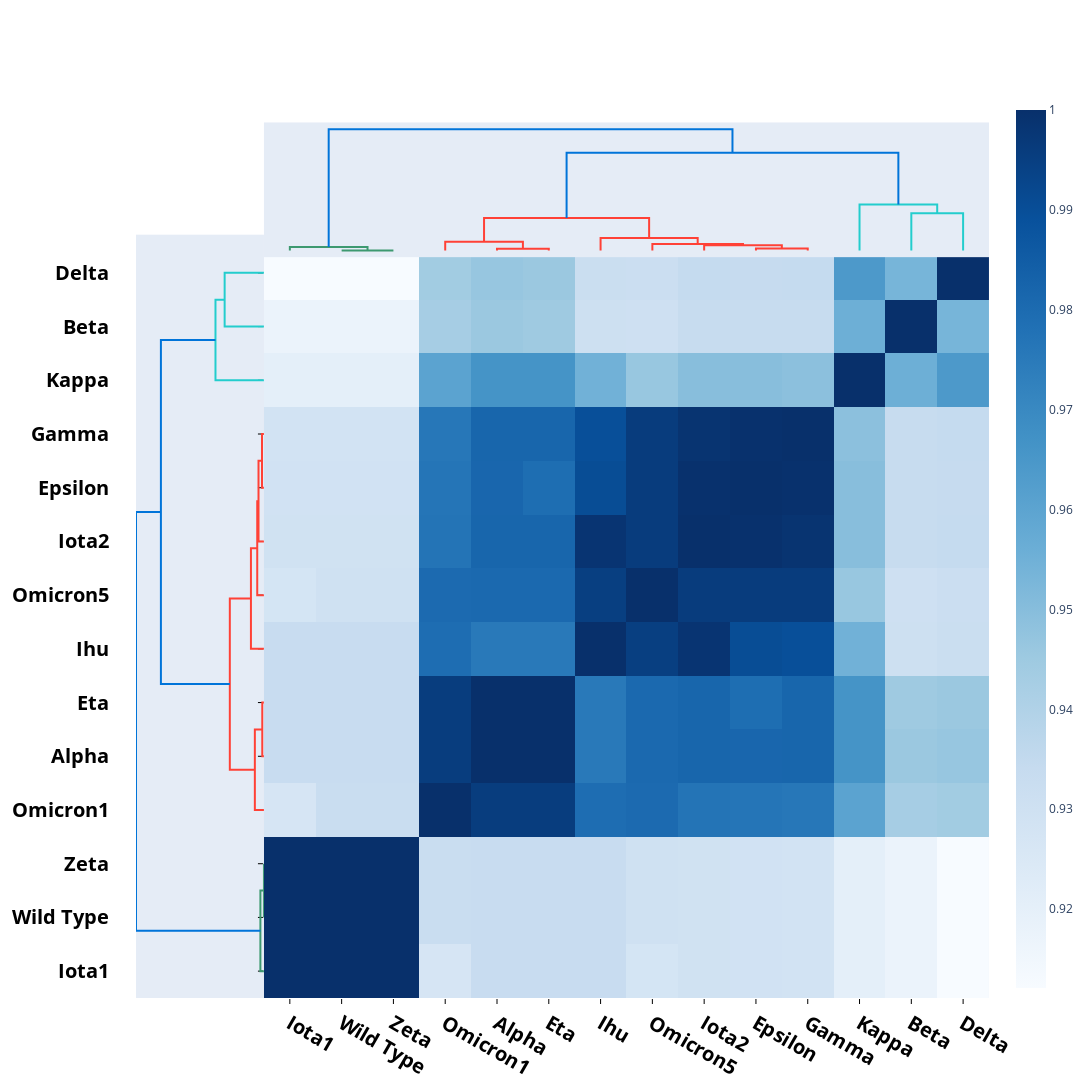

Here is the notebook cell this chart was saved with:
### Code cell
#plot contact sim 
import plotly.figure_factory as ff
from scipy.spatial.distance import pdist, squareform
from plotly import graph_objects as go 
ticksuffix = "                             "
# Initialize figure by creating upper dendrogram

fig = ff.create_dendrogram(array, orientation='bottom', labels=labels)
for i in range(len(fig['data'])):
    fig['data'][i]['yaxis'] = 'y2'

# Create Side Dendrogram
dendro_side = ff.create_dendrogram(array, orientation='right')
for i in range(len(dendro_side['data'])):
    dendro_side['data'][i]['xaxis'] = 'x2'
    
# Add Side Dendrogram Data to Figure
for data in dendro_side['data']:
    fig.add_trace(data)

# Create Heatmap
dendro_leaves = dendro_side['layout']['yaxis']['ticktext']
dendro_leaves = list(map(int, dendro_leaves))
data_dist = [1-array[i, j] for i in range(array.shape[0]) for j in range(array.shape[1]) if i > j]  #pdist(contacts_sim)
heat_data = array #squareform(data_dist)
heat_data = heat_data[dendro_leaves,:]
heat_data = heat_data[:,dendro_leaves]

# Create Heatmap
dendro_leaves = dendro_side['layout']['yaxis']['ticktext']
dendro_leaves = list(map(int, dendro_leaves))
data_dist = [1-array[i, j] for i in range(array.shape[0]) for j in range(array.shape[1]) if i > j]  #pdist(contacts_sim)
heat_data = array #squareform(data_dist)
heat_data = heat_data[dendro_leaves,:]
heat_data = heat_data[:,dendro_leaves]

heatmap = [
    go.Heatmap(
        x = dendro_leaves,
        y = dendro_leaves,
        z = heat_data,
        colorscale = 'Blues'
    )
]

heatmap[0]['x'] = fig['layout']['xaxis']['tickvals']
heatmap[0]['y'] = dendro_side['layout']['yaxis']['tickvals']

# Add Heatmap Data to Figure
for data in heatmap:
    fig.add_trace(data)

# Edit Layout
fig.update_layout({'width':width*dpi, 'height':width*dpi,
                         'showlegend':False, 'hovermode': 'closest',
                         })
# Edit xaxis
fig.update_layout(xaxis={'domain': [.15, 1],
                                  'mirror': False,
                                  'showgrid': False,
                                  'showline': False,
                                  'zeroline': False,
                                  'showticklabels': True, 
                                  'tickmode': "array",
                                  'tickvals': np.arange(5, 215, 10),
                                  'ticktext': "<b>"+fig['layout']['xaxis']['ticktext']+"</b>",
                                  'color': 'black',
                                  'tickfont_size': 20
                        })
# Edit xaxis2
fig.update_layout(xaxis2={'domain': [0, .15],
                                   'mirror': False,
                                   'showgrid': False,
                                   'showline': False,
                                   'zeroline': False,
                                   'showticklabels': False,
                                   'ticks':""
                         })

# Edit yaxis
fig.update_layout(yaxis={'domain': [0, .85],
                                  'mirror': False,
                                  'showgrid': False,
                                  'showline': False,
                                  'zeroline': False,
                                  'showticklabels': True, 
                                  'tickmode': "array",
                                  'tickvals': np.arange(5, 215, 10),
                                  'ticktext': "<b>"+fig['layout']['xaxis']['ticktext']+"</b>"+ticksuffix,
                                  'color': 'black',
                                  'tickfont_size': 20
                        })
# Edit yaxis2
fig.update_layout(yaxis2={'domain':[.825, .975],
                                   'mirror': False,
                                   'showgrid': False,
                                   'showline': False,
                                   'zeroline': False,
                                   'showticklabels': False,
                                   'ticks': ""})

# Plot!
fig.show()

#Save
fig.write_image("Figures/TM_Scores/tm_scores.png", engine = "orca", width=width*dpi, height=height*dpi, scale=scale)
fig.write_html("Figures/TM_Scores/tm_scores.html")

### Figure 1 — Plotly figure (JSON) as saved in the notebook; plotly's stock layout.template omitted (floating-point values rounded to 4 significant figures; data arrays with more than 128 entries replaced by an {"elided": "..."} marker saying what was removed)
{"data": [{"hoverinfo": "text", "marker": {"color": "rgb(61,153,112)"}, "mode": "lines", "type": "scatter", "x": [15, 15, 25, 25], "xaxis": "x", "y": [0, 0, 0, 0], "yaxis": "y2"}, {"hoverinfo": "text", "marker": {"color": "rgb(61,153,112)"}, "mode": "lines", "type": "scatter", "x": [5, 5, 20, 20], "xaxis": "x", "y": [0, 0.006057, 0.006057, 0], "yaxis": "y2"}, {"hoverinfo": "text", "marker": {"color": "rgb(255,65,54)"}, "mode": "lines", "type": "scatter", "x": [45, 45, 55, 55], "xaxis": "x", "y": [0, 0.002853, 0.002853, 0], "yaxis": "y2"}, {"hoverinfo": "text", "marker": {"color": "rgb(255,65,54)"}, "mode": "lines", "type": "scatter", "x": [35, 35, 50, 50], "xaxis": "x", "y": [0, 0.01552, 0.01552, 0.002853], "yaxis": "y2"}, {"hoverinfo": "text", "marker": {"color": "rgb(255,65,54)"}, "mode": "lines", "type": "scatter", "x": [95, 95, 105, 105], "xaxis": "x", "y": [0, 0.003279, 0.003279, 0], "yaxis": "y2"}, {"hoverinfo": "text", "marker": {"color": "rgb(255,65,54)"}, "mode": "lines", "type": "scatter", "x": [85, 85, 100, 100], "xaxis": "x", "y": [0, 0.009275, 0.009275, 0.003279], "yaxis": "y2"}, {"hoverinfo": "text", "marker": {"color": "rgb(255,65,54)"}, "mode": "lines", "type": "scatter", "x": [75, 75, 92.5, 92.5], "xaxis": "x", "y": [0, 0.01145, 0.01145, 0.009275], "yaxis": "y2"}, {"hoverinfo": "text", "marker": {"color": "rgb(255,65,54)"}, "mode": "lines", "type": "scatter", "x": [65, 65, 83.75, 83.75], "xaxis": "x", "y": [0, 0.0222, 0.0222, 0.01145], "yaxis": "y2"}, {"hoverinfo": "text", "marker": {"color": "rgb(255,65,54)"}, "mode": "lines", "type": "scatter", "x": [42.5, 42.5, 74.38, 74.38], "xaxis": "x", "y": [0.01552, 0.0582, 0.0582, 0.0222], "yaxis": "y2"}, {"hoverinfo": "text", "marker": {"color": "rgb(35,205,205)"}, "mode": "lines", "type": "scatter", "x": [125, 125, 135, 135], "xaxis": "x", "y": [0, 0.06704, 0.06704, 0], "yaxis": "y2"}, {"hoverinfo": "text", "marker": {"color": "rgb(35,205,205)"}, "mode": "lines", "type": "scatter", "x": [115, 115, 130, 130], "xaxis": "x", "y": [0, 0.08264, 0.08264, 0.06704], "yaxis": "y2"}, {"hoverinfo": "text", "marker": {"color": "rgb(0,116,217)"}, "mode": "lines", "type": "scatter", "x": [58.44, 58.44, 122.5, 122.5], "xaxis": "x", "y": [0.0582, 0.1757, 0.1757, 0.08264], "yaxis": "y2"}, {"hoverinfo": "text", "marker": {"color": "rgb(0,116,217)"}, "mode": "lines", "type": "scatter", "x": [12.5, 12.5, 90.47, 90.47], "xaxis": "x", "y": [0.006057, 0.2182, 0.2182, 0.1757], "yaxis": "y2"}, {"hoverinfo": "text", "marker": {"color": "rgb(61,153,112)"}, "mode": "lines", "type": "scatter", "x": [0, 0, 0, 0], "xaxis": "x2", "y": [15, 15, 25, 25], "yaxis": "y"}, {"hoverinfo": "text", "marker": {"color": "rgb(61,153,112)"}, "mode": "lines", "type": "scatter", "x": [0, -0.006057, -0.006057, 0], "xaxis": "x2", "y": [5, 5, 20, 20], "yaxis": "y"}, {"hoverinfo": "text", "marker": {"color": "rgb(255,65,54)"}, "mode": "lines", "type": "scatter", "x": [0, -0.002853, -0.002853, 0], "xaxis": "x2", "y": [45, 45, 55, 55], "yaxis": "y"}, {"hoverinfo": "text", "marker": {"color": "rgb(255,65,54)"}, "mode": "lines", "type": "scatter", "x": [0, -0.01552, -0.01552, -0.002853], "xaxis": "x2", "y": [35, 35, 50, 50], "yaxis": "y"}, {"hoverinfo": "text", "marker": {"color": "rgb(255,65,54)"}, "mode": "lines", "type": "scatter", "x": [0, -0.003279, -0.003279, 0], "xaxis": "x2", "y": [95, 95, 105, 105], "yaxis": "y"}, {"hoverinfo": "text", "marker": {"color": "rgb(255,65,54)"}, "mode": "lines", "type": "scatter", "x": [0, -0.009275, -0.009275, -0.003279], "xaxis": "x2", "y": [85, 85, 100, 100], "yaxis": "y"}, {"hoverinfo": "text", "marker": {"color": "rgb(255,65,54)"}, "mode": "lines", "type": "scatter", "x": [0, -0.01145, -0.01145, -0.009275], "xaxis": "x2", "y": [75, 75, 92.5, 92.5], "yaxis": "y"}, {"hoverinfo": "text", "marker": {"color": "rgb(255,65,54)"}, "mode": "lines", "type": "scatter", "x": [0, -0.0222, -0.0222, -0.01145], "xaxis": "x2", "y": [65, 65, 83.75, 83.75], "yaxis": "y"}, {"hoverinfo": "text", "marker": {"color": "rgb(255,65,54)"}, "mode": "lines", "type": "scatter", "x": [-0.01552, -0.0582, -0.0582, -0.0222], "xaxis": "x2", "y": [42.5, 42.5, 74.38, 74.38], "yaxis": "y"}, {"hoverinfo": "text", "marker": {"color": "rgb(35,205,205)"}, "mode": "lines", "type": "scatter", "x": [0, -0.06704, -0.06704, 0], "xaxis": "x2", "y": [125, 125, 135, 135], "yaxis": "y"}, {"hoverinfo": "text", "marker": {"color": "rgb(35,205,205)"}, "mode": "lines", "type": "scatter", "x": [0, -0.08264, -0.08264, -0.06704], "xaxis": "x2", "y": [115, 115, 130, 130], "yaxis": "y"}, {"hoverinfo": "text", "marker": {"color": "rgb(0,116,217)"}, "mode": "lines", "type": "scatter", "x": [-0.0582, -0.1757, -0.1757, -0.08264], "xaxis": "x2", "y": [58.44, 58.44, 122.5, 122.5], "yaxis": "y"}, {"hoverinfo": "text", "marker": {"color": "rgb(0,116,217)"}, "mode": "lines", "type": "scatter", "x": [-0.006057, -0.2182, -0.2182, -0.1757], "xaxis": "x2", "y": [12.5, 12.5, 90.47, 90.47], "yaxis": "y"}, {"colorscale": [[0, "rgb(247,251,255)"], [0.125, "rgb(222,235,247)"], [0.25, "rgb(198,219,239)"], [0.375, "rgb(158,202,225)"], [0.5, "rgb(107,174,214)"], [0.625, "rgb(66,146,198)"], [0.75, "rgb(33,113,181)"], [0.875, "rgb(8,81,156)"], [1, "rgb(8,48,107)"]], "type": "heatmap", "x": [5, 15, 25, 35, 45, 55, 65, 75, 85, 95, 105, 115, 125, 135], "y": [5, 15, 25, 35, 45, 55, 65, 75, 85, 95, 105, 115, 125, 135], "z": {"elided": "14x14 float values"}}], "layout": {"autosize": false, "height": 1200, "hovermode": "closest", "showlegend": false, "width": 1200, "xaxis": {"autorange": true, "color": "black", "domain": [0.15, 1], "mirror": false, "range": [0, 140], "rangemode": "tozero", "showgrid": false, "showline": false, "showticklabels": true, "tickfont": {"size": 20}, "tickmode": "array", "ticks": "outside", "ticktext": ["<b>Iota1</b>", "<b>Wild Type</b>", "<b>Zeta</b>", "<b>Omicron1</b>", "<b>Alpha</b>", "<b>Eta</b>", "<b>Ihu</b>", "<b>Omicron5</b>", "<b>Iota2</b>", "<b>Epsilon</b>", "<b>Gamma</b>", "<b>Kappa</b>", "<b>Beta</b>", "<b>Delta</b>"], "tickvals": [5, 15, 25, 35, 45, 55, 65, 75, 85, 95, 105, 115, 125, 135, 145, 155, 165, 175, 185, 195, 205], "type": "linear", "zeroline": false}, "xaxis2": {"autorange": true, "domain": [0, 0.15], "mirror": false, "range": [-0.2182, 0], "showgrid": false, "showline": false, "showticklabels": false, "ticks": "", "type": "linear", "zeroline": false}, "yaxis": {"autorange": true, "color": "black", "domain": [0, 0.85], "mirror": false, "range": [0, 142.1], "rangemode": "tozero", "showgrid": false, "showline": false, "showticklabels": true, "tickfont": {"size": 20}, "tickmode": "array", "ticks": "outside", "ticktext": ["<b><b>Iota1</b></b>                             ", "<b><b>Wild Type</b></b>                             ", "<b><b>Zeta</b></b>                             ", "<b><b>Omicron1</b></b>                             ", "<b><b>Alpha</b></b>                             ", "<b><b>Eta</b></b>                             ", "<b><b>Ihu</b></b>                             ", "<b><b>Omicron5</b></b>                             ", "<b><b>Iota2</b></b>                             ", "<b><b>Epsilon</b></b>                             ", "<b><b>Gamma</b></b>                             ", "<b><b>Kappa</b></b>                             ", "<b><b>Beta</b></b>                             ", "<b><b>Delta</b></b>                             "], "tickvals": [5, 15, 25, 35, 45, 55, 65, 75, 85, 95, 105, 115, 125, 135, 145, 155, 165, 175, 185, 195, 205], "type": "linear", "zeroline": false}, "yaxis2": {"autorange": true, "domain": [0.825, 0.975], "mirror": false, "range": [-0.01212, 0.2303], "showgrid": false, "showline": false, "showticklabels": false, "ticks": "", "type": "linear", "zeroline": false}}}
